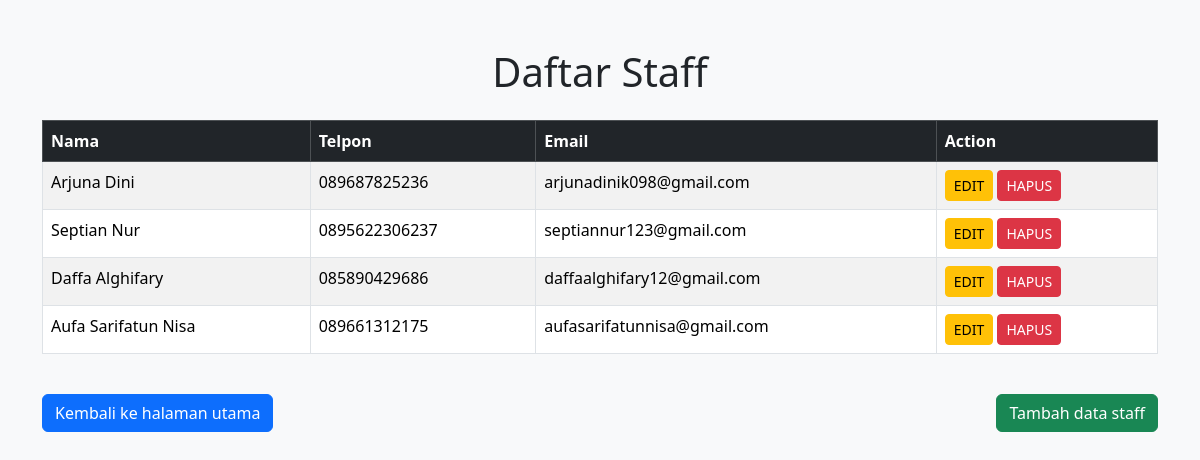
Page /staff.php on the committed database.
### tables this page shows
CREATE TABLE `staff` (
  `id` int(11) NOT NULL,
  `nama` varchar(255) NOT NULL,
  `telp` varchar(13) NOT NULL,
  `email` varchar(50) NOT NULL
);

### staff.php (the view, shortened to what this page needs)
<?php
    include_once("./connect.php");
    $query = mysqli_query($db, "SELECT * FROM staff");
?>
<!DOCTYPE html>
<html lang="en">
<head>
    <link href="https://cdn.jsdelivr.net/npm/bootstrap@5.3.3/dist/css/bootstrap.min.css" rel="stylesheet">
</head>
<body class="bg-light">
    <div class="container mt-5">
        <h1 class="text-center mb-4">Daftar Staff</h1>
        <div class="table-responsive">
            <table class="table table-striped table-bordered">
                <thead class="table-dark">
                    <tr>
                        <th>Nama</th>
                        <th>Telpon</th>
                        <th>Email</th>
                        <th>Action</th>
                    </tr>
                </thead>
                <tbody>
                    <?php foreach($query as $staff) { ?>
                        <tr>
                            <td><?php echo $staff["nama"] ?></td>
                            <td><?php echo $staff["telp"] ?></td>
                            <td><?php echo $staff["email"] ?></td>
                            <td>
                                <a href="<?php echo "edit-staff.php?id=" . $staff["id"] ?>" class="btn btn-warning btn-sm">EDIT</a>
                                <a href="<?php echo "delete-staff.php?id=" . $staff["id"] ?>" class="btn btn-danger btn-sm">HAPUS</a>
                            </td>
                        </tr>
                    <?php } ?>
                </tbody>
            </table>
        </div>
        <div class="d-flex justify-content-between mt-4">
        <a href="./index.php" class="btn btn-primary">Kembali ke halaman utama</a>
            <a href="./tambah-staff.php" class="btn btn-success">Tambah data staff</a>
        </div>
    </div>
</body>
</html>

### rows in the picture
staff: nama "Arjuna Dini", telp "089687825236", email "arjunadinik098@gmail.com"
staff: nama "Septian Nur", telp "0895622306237", email "septiannur123@gmail.com"
staff: nama "Daffa Alghifary", telp "085890429686", email "daffaalghifary12@gmail.com"
staff: nama "Aufa Sarifatun Nisa", telp "089661312175", email "aufasarifatunnisa@gmail.com"
